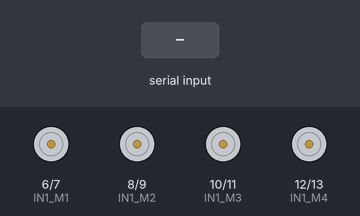
A sketch run on a simulated Arduino Uno, built with avr-gcc and run on an emulated ATmega328P. Parts: motor-driver pin pairs drawn as motors (green arrow = first pin HIGH = forward, orange = second pin HIGH = backward, longer = more drive). The test bench sets the inputs (shaded band).

Above: at 1.2 s.
1.3 s: "F" received over Serial
At 2.4 s:
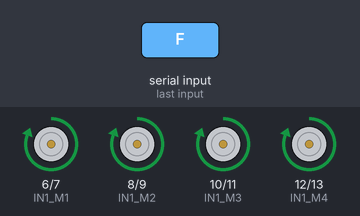
2.8 s: "B" received over Serial
At 3.5 s:
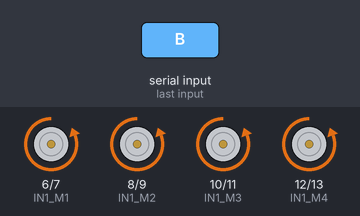
4.3 s: "L" received over Serial
At 4.7 s:
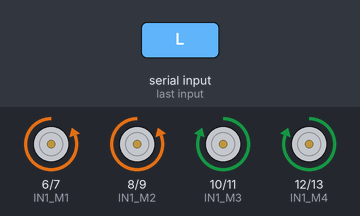
5.8 s: "R" received over Serial
At 7.0 s:
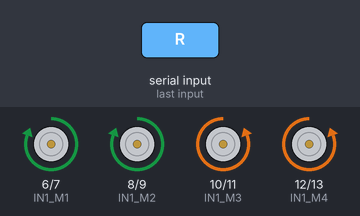
7.3 s: "S" received over Serial
At 8.1 s:
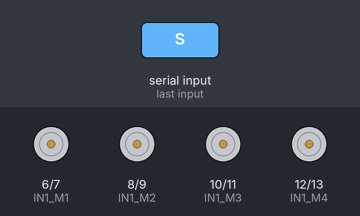
Timing chart, 0 to 9.8 s (numbered marks = the images above; inputs shaded):
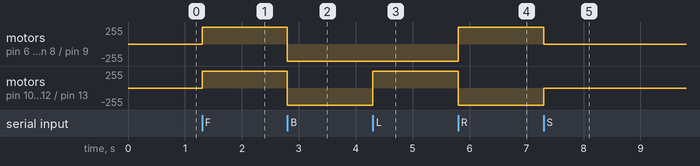

The sketch:

roboRace.ino
```cpp
// Motor control pins for BTS7960 #1
#define IN1_M1 6  // PWM pin for Motor 1 direction 1
#define IN2_M1 7  // PWM pin for Motor 1 direction 2
#define IN1_M2 8  // PWM pin for Motor 2 direction 1
#define IN2_M2 9  // PWM pin for Motor 2 direction 2

// Motor control pins for BTS7960 #2
#define IN1_M3 10  // PWM pin for Motor 3 direction 1
#define IN2_M3 11  // PWM pin for Motor 3 direction 2
#define IN1_M4 12  // PWM pin for Motor 4 direction 1
#define IN2_M4 13  // PWM pin for Motor 4 direction 2

void setup() {
  // Initialize serial communication
  Serial.begin(9600);

  // Set motor control pins as output
  pinMode(IN1_M1, OUTPUT);
  pinMode(IN2_M1, OUTPUT);
  pinMode(IN1_M2, OUTPUT);
  pinMode(IN2_M2, OUTPUT);
  pinMode(IN1_M3, OUTPUT);
  pinMode(IN2_M3, OUTPUT);
  pinMode(IN1_M4, OUTPUT);
  pinMode(IN2_M4, OUTPUT);
}

void loop() {
  // Check if data is available from Bluetooth
  if (Serial.available() > 0) {
    char command = Serial.read(); // Read the incoming command

    // Control motors based on the command
    switch (command) {
      case 'F': // Move forward
        // Set all motors to move forward
        analogWrite(IN1_M1, 255); // Full speed
        analogWrite(IN2_M1, 0);
        analogWrite(IN1_M2, 255); // Full speed
        analogWrite(IN2_M2, 0);
        analogWrite(IN1_M3, 255); // Full speed
        analogWrite(IN2_M3, 0);
        analogWrite(IN1_M4, 255); // Full speed
        analogWrite(IN2_M4, 0);
        break;
      case 'B': // Move backward
        // Set all motors to move backward
        analogWrite(IN1_M1, 0);
        analogWrite(IN2_M1, 255); // Full speed
        analogWrite(IN1_M2, 0);
        analogWrite(IN2_M2, 255); // Full speed
        analogWrite(IN1_M3, 0);
        analogWrite(IN2_M3, 255); // Full speed
        analogWrite(IN1_M4, 0);
        analogWrite(IN2_M4, 255); // Full speed
        break;
      case 'L': // Turn left
        // Set left motors to move backward and right motors to move forward
        analogWrite(IN1_M1, 0);
        analogWrite(IN2_M1, 255); // Full speed
        analogWrite(IN1_M2, 0);
        analogWrite(IN2_M2, 255); // Full speed
        analogWrite(IN1_M3, 255); // Full speed
        analogWrite(IN2_M3, 0);
        analogWrite(IN1_M4, 255); // Full speed
        analogWrite(IN2_M4, 0);
        break;
      case 'R': // Turn right
        // Set left motors to move forward and right motors to move backward
        analogWrite(IN1_M1, 255); // Full speed
        analogWrite(IN2_M1, 0);
        analogWrite(IN1_M2, 255); // Full speed
        analogWrite(IN2_M2, 0);
        analogWrite(IN1_M3, 0);
        analogWrite(IN2_M3, 255); // Full speed
        analogWrite(IN1_M4, 0);
        analogWrite(IN2_M4, 255); // Full speed
        break;
      case 'S': // Stop
        // Stop all motors
        analogWrite(IN1_M1, 0);
        analogWrite(IN2_M1, 0);
        analogWrite(IN1_M2, 0);
        analogWrite(IN2_M2, 0);
        analogWrite(IN1_M3, 0);
        analogWrite(IN2_M3, 0);
        analogWrite(IN1_M4, 0);
        analogWrite(IN2_M4, 0);
        break;
    }
  }
}
```

Measured:
- after the input at 1.3 s, motor on pin 6 (IN1_M1) / pin 7 (IN2_M1), motor on pin 8 (IN1_M2) / pin 9 (IN2_M2), motor on pin 10 (IN1_M3) / pin 11 (IN2_M3), motor on pin 12 (IN1_M4) / pin 13 (IN2_M4): stopped → forward 255/255 at once
- after the input at 2.8 s, motor on pin 6 (IN1_M1) / pin 7 (IN2_M1), motor on pin 8 (IN1_M2) / pin 9 (IN2_M2), motor on pin 10 (IN1_M3) / pin 11 (IN2_M3), motor on pin 12 (IN1_M4) / pin 13 (IN2_M4): forward 255/255 → backward 255/255 at once
- after the input at 4.3 s, motor on pin 10 (IN1_M3) / pin 11 (IN2_M3), motor on pin 12 (IN1_M4) / pin 13 (IN2_M4): backward 255/255 → forward 255/255 at once
- after the input at 5.8 s, motor on pin 6 (IN1_M1) / pin 7 (IN2_M1), motor on pin 8 (IN1_M2) / pin 9 (IN2_M2): backward 255/255 → forward 255/255 at once; motor on pin 10 (IN1_M3) / pin 11 (IN2_M3), motor on pin 12 (IN1_M4) / pin 13 (IN2_M4): forward 255/255 → backward 255/255 at once
- after the input at 7.3 s, motor on pin 6 (IN1_M1) / pin 7 (IN2_M1), motor on pin 8 (IN1_M2) / pin 9 (IN2_M2): forward 255/255 → stopped at once; motor on pin 10 (IN1_M3) / pin 11 (IN2_M3), motor on pin 12 (IN1_M4) / pin 13 (IN2_M4): backward 255/255 → stopped at once
